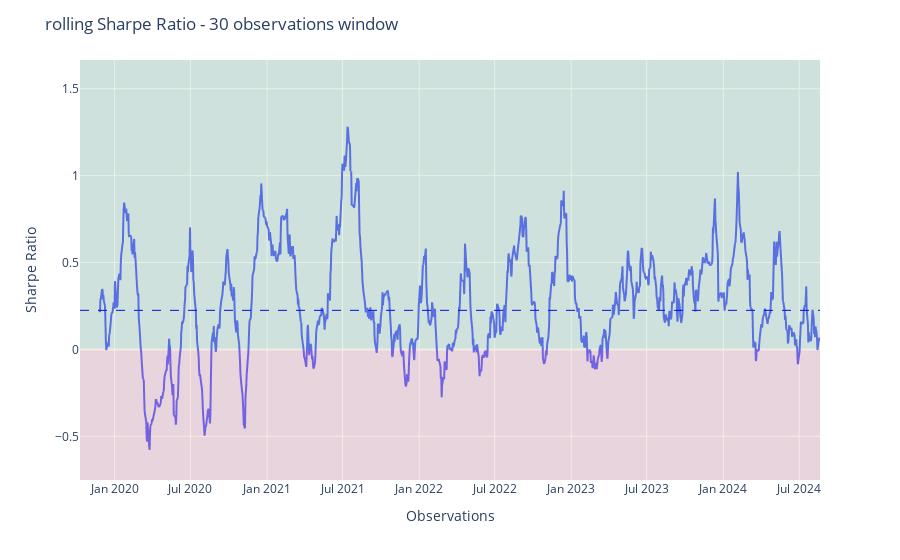

Notebook code for this chart:
### Code cell
mp.plot_rolling_measure()

### Figure 1 — Plotly figure (JSON) as saved in the notebook; plotly's stock layout.template omitted (floating-point values rounded to 4 significant figures; data arrays with more than 128 entries replaced by an {"elided": "..."} marker saying what was removed)
{"data": [{"hovertemplate": "variable=Sharpe Ratio 30 observations<br>index=%{x}<br>value=%{y}<extra></extra>", "legendgroup": "Sharpe Ratio 30 observations", "line": {"color": "#636efa", "dash": "solid"}, "marker": {"symbol": "circle"}, "mode": "lines", "name": "Sharpe Ratio 30 observations", "showlegend": true, "type": "scattergl", "x": {"elided": "1200 str values"}, "xaxis": "x", "y": {"elided": "1200 float values"}, "yaxis": "y"}], "layout": {"legend": {"title": {"text": "variable"}, "tracegroupgap": 0}, "margin": {"t": 60}, "shapes": [{"line": {"color": "blue", "dash": "dash", "width": 1}, "type": "line", "x0": 0, "x1": 1, "xref": "x domain", "y0": 0.225, "y1": 0.225, "yref": "y"}, {"fillcolor": "green", "line": {"width": 0}, "opacity": 0.1, "type": "rect", "x0": 0, "x1": 1, "xref": "x domain", "y0": 0, "y1": 1.665, "yref": "y"}, {"fillcolor": "red", "line": {"width": 0}, "opacity": 0.1, "type": "rect", "x0": 0, "x1": 1, "xref": "x domain", "y0": -0.7511, "y1": 0, "yref": "y"}], "showlegend": false, "title": {"text": "rolling Sharpe Ratio - 30 observations window"}, "xaxis": {"anchor": "y", "domain": [0, 1], "title": {"text": "Observations"}}, "yaxis": {"anchor": "x", "domain": [0, 1], "title": {"text": "Sharpe Ratio"}}}}
